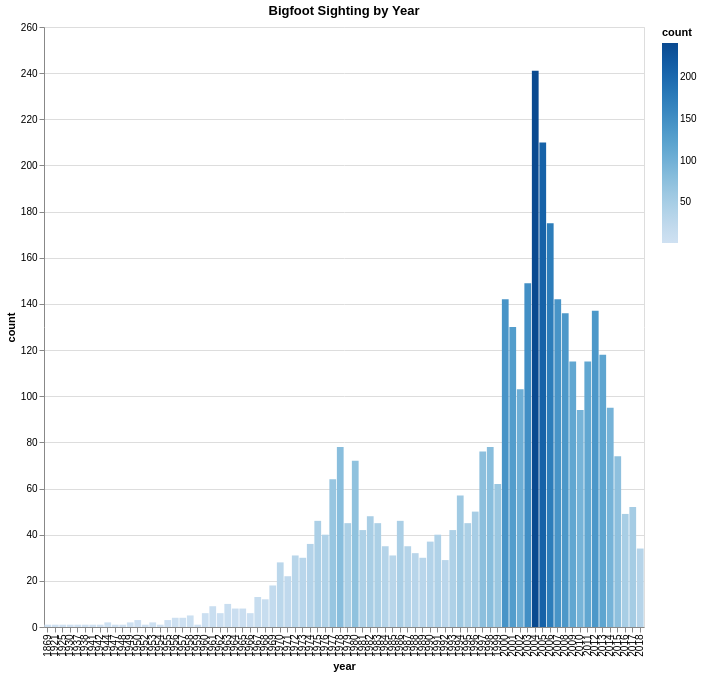

Notebook code cell kept with this figure:
### Code cell
bar_plot = alt.Chart(yearly_counts).mark_bar().encode(
    x='year:O', y='count:Q',
    color=alt.Color('count:Q', scale=alt.Scale(scheme='blues')),
    tooltip=['year', 'count']
).properties(
    title='Bigfoot Sighting by Year',
    width=600, height=600
)
bar_plot

### Figure 1 — Vega-Lite specification as saved in the notebook (floating-point values rounded to 4 significant figures)
{"config": {"view": {"continuousWidth": 300, "continuousHeight": 300}}, "data": {"name": "data-1084be9d5ec62eb19a68dd0fba7e7b64"}, "mark": {"type": "bar"}, "encoding": {"color": {"field": "count", "scale": {"scheme": "blues"}, "type": "quantitative"}, "tooltip": [{"field": "year", "type": "quantitative"}, {"field": "count", "type": "quantitative"}], "x": {"field": "year", "type": "ordinal"}, "y": {"field": "count", "type": "quantitative"}}, "height": 600, "title": "Bigfoot Sighting by Year", "width": 600, "$schema": "https://vega.github.io/schema/vega-lite/v5.8.0.json", "datasets": {"data-1084be9d5ec62eb19a68dd0fba7e7b64": [{"year": 1869.0, "count": 1}, {"year": 1921.0, "count": 1}, {"year": 1925.0, "count": 1}, {"year": 1930.0, "count": 1}, {"year": 1937.0, "count": 1}, {"year": 1938.0, "count": 1}, {"year": 1941.0, "count": 1}, {"year": 1942.0, "count": 1}, {"year": 1944.0, "count": 2}, {"year": 1947.0, "count": 1}, {"year": 1948.0, "count": 1}, {"year": 1949.0, "count": 2}, {"year": 1950.0, "count": 3}, {"year": 1952.0, "count": 1}, {"year": 1953.0, "count": 2}, {"year": 1954.0, "count": 1}, {"year": 1955.0, "count": 3}, {"year": 1956.0, "count": 4}, {"year": 1957.0, "count": 4}, {"year": 1958.0, "count": 5}, {"year": 1959.0, "count": 1}, {"year": 1960.0, "count": 6}, {"year": 1961.0, "count": 9}, {"year": 1962.0, "count": 6}, {"year": 1963.0, "count": 10}, {"year": 1964.0, "count": 8}, {"year": 1965.0, "count": 8}, {"year": 1966.0, "count": 6}, {"year": 1967.0, "count": 13}, {"year": 1968.0, "count": 12}, {"year": 1969.0, "count": 18}, {"year": 1970.0, "count": 28}, {"year": 1971.0, "count": 22}, {"year": 1972.0, "count": 31}, {"year": 1973.0, "count": 30}, {"year": 1974.0, "count": 36}, {"year": 1975.0, "count": 46}, {"year": 1976.0, "count": 40}, {"year": 1977.0, "count": 64}, {"year": 1978.0, "count": 78}, {"year": 1979.0, "count": 45}, {"year": 1980.0, "count": 72}, {"year": 1981.0, "count": 42}, {"year": 1982.0, "count": 48}, {"year": 1983.0, "count": 45}, {"year": 1984.0, "count": 35}, {"year": 1985.0, "count": 31}, {"year": 1986.0, "count": 46}, {"year": 1987.0, "count": 35}, {"year": 1988.0, "count": 32}, {"year": 1989.0, "count": 30}, {"year": 1990.0, "count": 37}, {"year": 1991.0, "count": 40}, {"year": 1992.0, "count": 29}, {"year": 1993.0, "count": 42}, {"year": 1994.0, "count": 57}, {"year": 1995.0, "count": 45}, {"year": 1996.0, "count": 50}, {"year": 1997.0, "count": 76}, {"year": 1998.0, "count": 78}, {"year": 1999.0, "count": 62}, {"year": 2000.0, "count": 142}, {"year": 2001.0, "count": 130}, {"year": 2002.0, "count": 103}, {"year": 2003.0, "count": 149}, {"year": 2004.0, "count": 241}, {"year": 2005.0, "count": 210}, {"year": 2006.0, "count": 175}, {"year": 2007.0, "count": 142}, {"year": 2008.0, "count": 136}, {"year": 2009.0, "count": 115}, {"year": 2010.0, "count": 94}, {"year": 2011.0, "count": 115}, {"year": 2012.0, "count": 137}, {"year": 2013.0, "count": 118}, {"year": 2014.0, "count": 95}, {"year": 2015.0, "count": 74}, {"year": 2016.0, "count": 49}, {"year": 2017.0, "count": 52}, {"year": 2018.0, "count": 34}]}}
